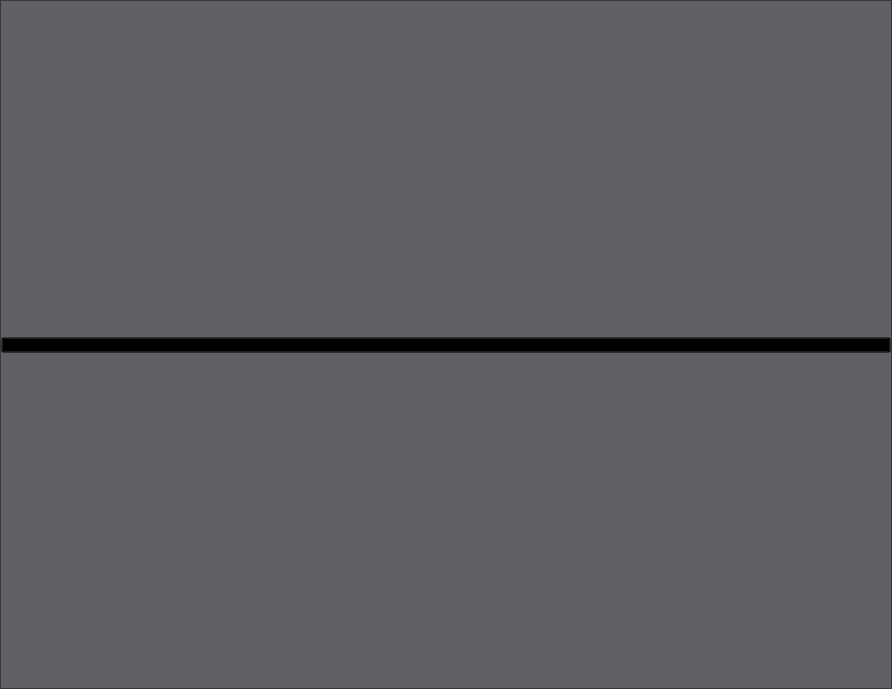
<?xml version="1.0" encoding="UTF-8"?>
<ui version="4.0">
 <class>Form</class>
 <widget class="QWidget" name="Form">
  <property name="geometry">
   <rect>
    <x>0</x>
    <y>0</y>
    <width>892</width>
    <height>689</height>
   </rect>
  </property>
  <property name="windowTitle">
   <string>Form</string>
  </property>
  <property name="styleSheet">
   <string notr="true">margin: 0; padding:0; border-size:0; color: rgb(245, 245, 245)</string>
  </property>
  <layout class="QHBoxLayout" name="horizontalLayout">
   <property name="spacing">
    <number>0</number>
   </property>
   <property name="leftMargin">
    <number>0</number>
   </property>
   <property name="topMargin">
    <number>0</number>
   </property>
   <property name="rightMargin">
    <number>0</number>
   </property>
   <property name="bottomMargin">
    <number>0</number>
   </property>
   <item>
    <widget class="QFrame" name="frame">
     <property name="styleSheet">
      <string notr="true">background-color: rgba(56, 56, 64, 200);</string>
     </property>
     <property name="frameShape">
      <enum>QFrame::StyledPanel</enum>
     </property>
     <property name="frameShadow">
      <enum>QFrame::Raised</enum>
     </property>
     <layout class="QVBoxLayout" name="verticalLayout">
      <property name="spacing">
       <number>0</number>
      </property>
      <property name="leftMargin">
       <number>0</number>
      </property>
      <property name="topMargin">
       <number>0</number>
      </property>
      <property name="rightMargin">
       <number>0</number>
      </property>
      <property name="bottomMargin">
       <number>0</number>
      </property>
      <item>
       <widget class="QFrame" name="frame_4">
        <property name="styleSheet">
         <string notr="true">background-color: transparent;</string>
        </property>
        <property name="frameShape">
         <enum>QFrame::StyledPanel</enum>
        </property>
        <property name="frameShadow">
         <enum>QFrame::Raised</enum>
        </property>
       </widget>
      </item>
      <item>
       <widget class="QPushButton" name="pushButton">
        <property name="styleSheet">
         <string notr="true">background: transparent;</string>
        </property>
        <property name="text">
         <string/>
        </property>
        <property name="icon">
         <iconset resource="resources/icons.qrc">
          <normaloff>:/icons/logo.png</normaloff>:/icons/logo.png</iconset>
        </property>
        <property name="iconSize">
         <size>
          <width>300</width>
          <height>300</height>
         </size>
        </property>
       </widget>
      </item>
      <item>
       <widget class="QFrame" name="frame_2">
        <property name="styleSheet">
         <string notr="true">background-color: transparent;</string>
        </property>
        <property name="frameShape">
         <enum>QFrame::StyledPanel</enum>
        </property>
        <property name="frameShadow">
         <enum>QFrame::Raised</enum>
        </property>
       </widget>
      </item>
     </layout>
    </widget>
   </item>
  </layout>
 </widget>
 <resources>
  <include location="resources/icons.qrc"/>
 </resources>
 <connections/>
</ui>
